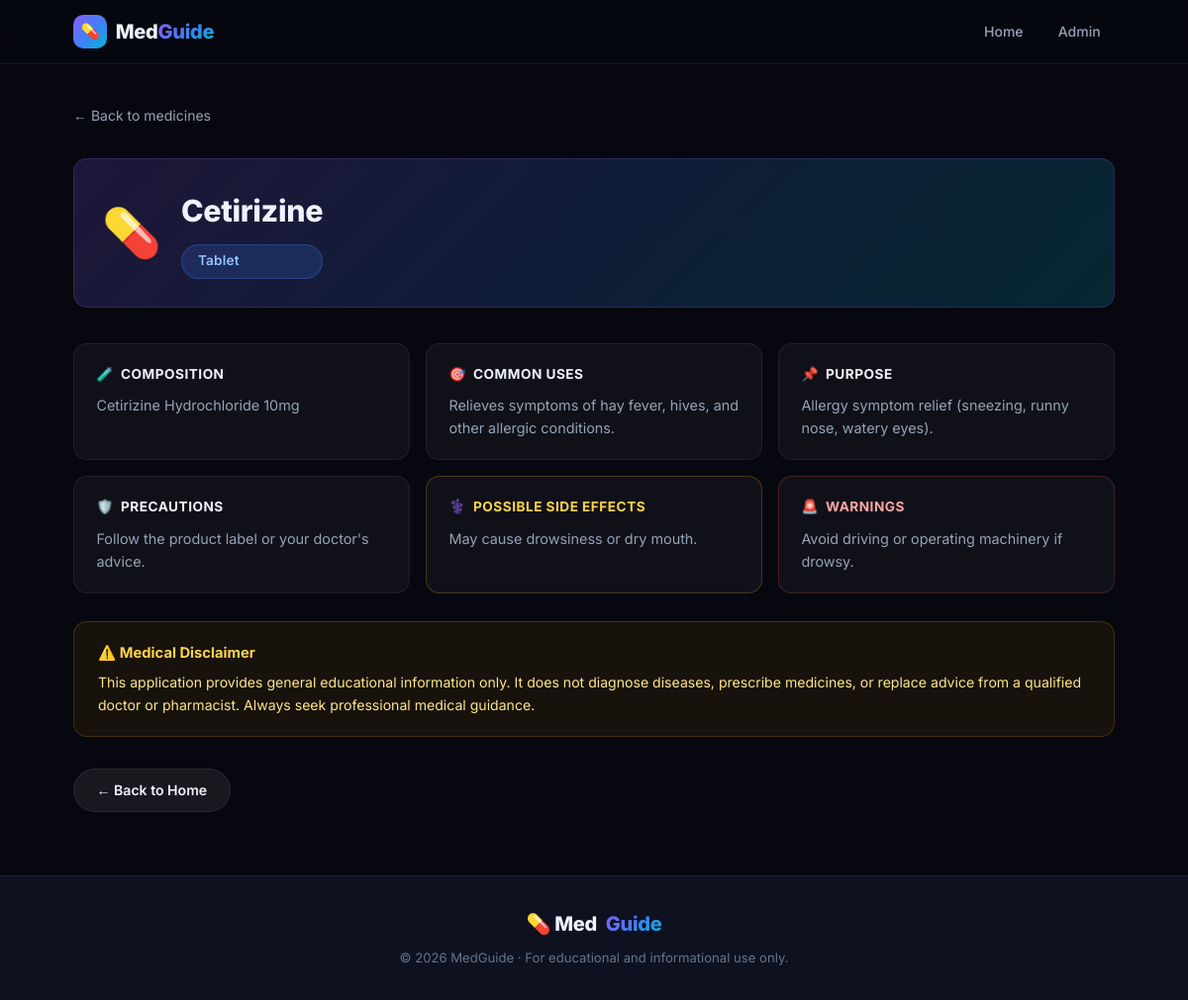
The page /medicine/2 on the database its author committed.
### tables this page shows
CREATE TABLE medicines (
            id           INTEGER PRIMARY KEY AUTOINCREMENT,
            medicine_name TEXT NOT NULL,
            category      TEXT NOT NULL,
            composition   TEXT,
            uses          TEXT,
            purpose       TEXT,
            precautions   TEXT,
            side_effects  TEXT,
            warnings      TEXT
        );

### app.py (the view)
@app.route("/medicine/<int:mid>")
def medicine_details(mid):
    create_database()
    conn = get_db()
    medicine = conn.execute(
        "SELECT * FROM medicines WHERE id = ?", (mid,)
    ).fetchone()
    conn.close()
    if medicine is None:
        abort(404)
    return render_template("medicine.html", medicine=medicine)

### app.py (called while the page is built)
def get_db():
    conn = sqlite3.connect(DATABASE)
    conn.row_factory = sqlite3.Row
    return conn

### templates/medicine.html (shortened to what this page needs)
<!DOCTYPE html>
<html lang="en">
<head>
  <link rel="stylesheet" href="{{ url_for('static', filename='style.css') }}" />
</head>
<body>
<header class="header">
  <div class="header-inner">
    <a href="/" class="logo">
      <span class="logo-pill">💊</span>
      <span>Med<span class="grad">Guide</span></span>
    </a>
    <nav class="nav">
      <a href="/" class="nav-link">Home</a>
      <a href="/admin" class="nav-link">Admin</a>
    </nav>
  </div>
</header>
<main class="detail-main">
  <div class="container">
    <a href="/" class="breadcrumb">← Back to medicines</a>
    <div class="detail-hero">
      <div class="detail-icon">
        {% if medicine['category'] == 'Tablet' %}💊
        {% elif medicine['category'] == 'Capsule' %}🔵
        {% elif medicine['category'] == 'Syrup' %}🧴
        {% elif medicine['category'] == 'Ointment' %}🩹
        {% else %}🏥{% endif %}
      </div>
      <div class="detail-title-wrap">
        <h1 class="detail-title">{{ medicine['medicine_name'] }}</h1>
        <span class="cat-tag cat-{{ medicine['category']|lower }} cat-lg">{{ medicine['category'] }}</span>
      </div>
    </div>
    <div class="info-grid">
      <div class="info-box">
        <div class="info-label"><span>🧪</span> Composition</div>
        <p>{{ medicine['composition'] or '—' }}</p>
      </div>
      <div class="info-box">
        <div class="info-label"><span>🎯</span> Common Uses</div>
        <p>{{ medicine['uses'] or '—' }}</p>
      </div>
      <div class="info-box">
        <div class="info-label"><span>📌</span> Purpose</div>
        <p>{{ medicine['purpose'] or '—' }}</p>
      </div>
      <div class="info-box">
        <div class="info-label"><span>🛡️</span> Precautions</div>
        <p>{{ medicine['precautions'] or '—' }}</p>
      </div>
      <div class="info-box info-amber">
        <div class="info-label"><span>⚕️</span> Possible Side Effects</div>
        <p>{{ medicine['side_effects'] or '—' }}</p>
      </div>
      <div class="info-box info-red">
        <div class="info-label"><span>🚨</span> Warnings</div>
        <p>{{ medicine['warnings'] or '—' }}</p>
      </div>
    </div>
    <div class="detail-disclaimer">
      <strong>⚠️ Medical Disclaimer</strong>
      <p>This application provides general educational information only. It does not diagnose diseases, prescribe medicines, or replace advice from a qualified doctor or pharmacist. Always seek professional medical guidance.</p>
    </div>
    <a href="/" class="back-btn" style="display:inline-block;margin-top:2rem">← Back to Home</a>
  </div>
</main>
<footer class="footer">
  <div class="footer-inner">
    <span class="logo">💊 Med<span class="grad">Guide</span></span>
    <p>© 2026 MedGuide · For educational and informational use only.</p>
  </div>
</footer>
</body>
</html>

### static/style.css (style rules this page uses)
*, *::before, *::after { box-sizing: border-box; margin: 0; padding: 0; }
:root { --bg: #07080f; --bg2: #0e1120; --bg3: #141729; --glass: rgba(255,255,255,0.04); --glass-h: rgba(255,255,255,0.07); --border: rgba(255,255,255,0.07); --border-h: rgba(139,92,246,0.45); --purple: #8b5cf6; --blue: #3b82f6; --cyan: #06b6d4; --green: #10b981; --amber: #f59e0b; --red: #ef4444; --txt: #f0f2ff; --txt2: #94a3b8; --txt3: #64748b; --grad: linear-gradient(135deg,#8b5cf6,#3b82f6 55%,#06b6d4); --grad-s: linear-gradient(135deg,rgba(139,92,246,.18),rgba(59,130,246,.18),rgba(6,182,212,.18)); --shadow: 0 24px 64px rgba(0,0,0,.55); --r: 14px; --r-sm: 8px; --r-pill: 999px; }
html { scroll-behavior: smooth; }
body { background: var(--bg); color: var(--txt); font-family: 'Inter', system-ui, sans-serif; font-size: 15px; line-height: 1.6; min-height: 100vh; overflow-x: hidden; }
a { color: inherit; text-decoration: none; }
.grad { background: var(--grad); -webkit-background-clip: text; -webkit-text-fill-color: transparent; background-clip: text; }
.container { max-width: 1100px; margin: 0 auto; padding: 0 1.5rem; }
.header { position: sticky; top: 0; z-index: 100; background: rgba(7,8,15,.85); backdrop-filter: blur(18px); -webkit-backdrop-filter: blur(18px); border-bottom: 1px solid var(--border); }
.header-inner { max-width: 1100px; margin: 0 auto; padding: 0 1.5rem; height: 64px; display: flex; align-items: center; justify-content: space-between; }
.logo { display: flex; align-items: center; gap: .55rem; font-size: 1.25rem; font-weight: 800; letter-spacing: -.3px; color: var(--txt); }
.logo-pill { width: 34px; height: 34px; background: var(--grad); border-radius: 10px; display: grid; place-items: center; font-size: .95rem; }
.nav { display: flex; gap: .4rem; }
.nav-link { padding: .4rem .9rem; border-radius: var(--r-pill); font-size: .875rem; font-weight: 500; color: var(--txt2); transition: all .22s; }
.cat-tag { display: inline-block; padding: .2rem .7rem; border-radius: var(--r-pill); font-size: .73rem; font-weight: 600; letter-spacing: .2px; }
.cat-tablet { background: rgba(59,130,246,.18); color: #93c5fd; border: 1px solid rgba(59,130,246,.3); }
.cat-lg { font-size: .85rem; padding: .35rem 1rem; }
.back-btn { display: inline-flex; margin-top: 1.25rem; padding: .6rem 1.4rem; background: var(--glass-h); border: 1px solid var(--border); border-radius: var(--r-pill); font-size: .88rem; font-weight: 600; color: var(--txt); transition: all .2s; }
.footer { background: var(--bg2); border-top: 1px solid var(--border); padding: 2rem 1.5rem; }
.footer-inner { max-width: 1100px; margin: 0 auto; display: flex; flex-direction: column; align-items: center; gap: .5rem; text-align: center; }
.footer-inner p { font-size: .82rem; color: var(--txt3); }
.detail-main { padding: 2.5rem 0 4rem; }
.breadcrumb { display: inline-flex; align-items: center; gap: .35rem; color: var(--txt2); font-size: .875rem; margin-bottom: 2rem; transition: color .2s; }
.detail-hero { display: flex; align-items: center; gap: 1.25rem; margin-bottom: 2.25rem; padding: 1.75rem; background: var(--grad-s); border: 1px solid rgba(139,92,246,.2); border-radius: var(--r); }
.detail-icon { font-size: 3rem; flex-shrink: 0; }
.detail-title { font-size: 1.9rem; font-weight: 800; letter-spacing: -.3px; }
.detail-title-wrap { display: flex; flex-direction: column; gap: .55rem; }
.info-grid { display: grid; grid-template-columns: repeat(auto-fill, minmax(300px,1fr)); gap: 1rem; margin-bottom: 1.75rem; }
.info-box { background: var(--glass); border: 1px solid var(--border); border-radius: var(--r); padding: 1.25rem 1.4rem; transition: border-color .2s; }
.info-box p { font-size: .9rem; color: var(--txt2); line-height: 1.6; margin-top: .55rem; }
.info-label { display: flex; align-items: center; gap: .45rem; font-size: .85rem; font-weight: 700; color: var(--txt); text-transform: uppercase; letter-spacing: .5px; }
.info-amber { border-color: rgba(245,158,11,.25); }
.info-amber .info-label { color: #fcd34d; }
.info-red { border-color: rgba(239,68,68,.25); }
.info-red .info-label { color: #fca5a5; }
.detail-disclaimer { background: rgba(245,158,11,.07); border: 1px solid rgba(245,158,11,.2); border-radius: var(--r); padding: 1.25rem 1.5rem; font-size: .88rem; color: #fde68a; line-height: 1.6; }
.detail-disclaimer strong { display: block; margin-bottom: .4rem; color: #fcd34d; font-size: .92rem; }

### rows shown on the page
medicines: medicine_name "Cetirizine", category "Tablet", composition "Cetirizine Hydrochloride 10mg", uses "Relieves symptoms of hay fever, hives, and other allergic conditions.", purpose "Allergy symptom relief (sneezing, runny nose, watery eyes).", precautions "Follow the product label or your doctor's advice.", side_effects "May cause drowsiness or dry mouth.", warnings "Avoid driving or operating machinery if drowsy."
